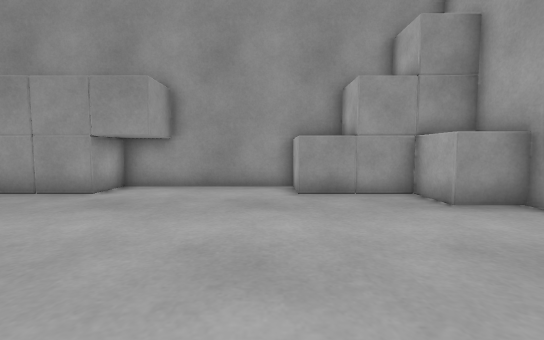
View 1 (above)

12 first-person views from a walk through a Unity game level. The camera is 0.59 m above the floor, tilts 4° down and sees 90° across. The floor is counted in squares, 0.5 m on a side. Each view is taken from the middle of a square. On the plan, view 1 faces up. The plan holds only what a view shows up to about 12 squares ahead; the rest is blank. The player character is not drawn.

View 2
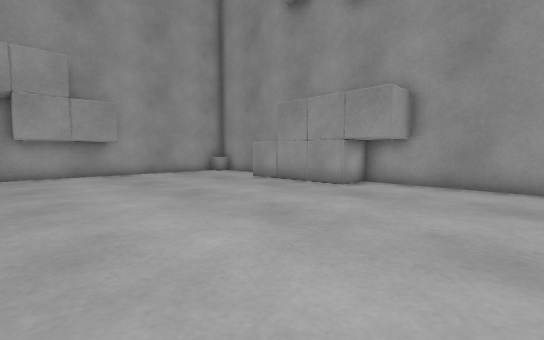

View 3
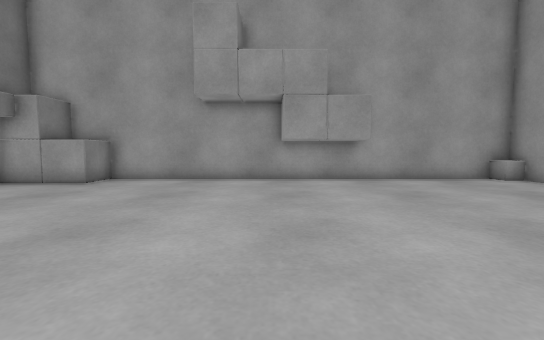

View 4
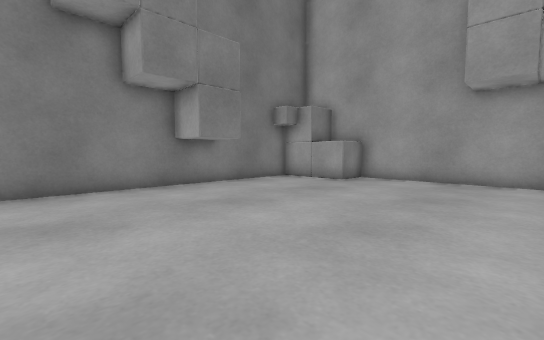

View 5
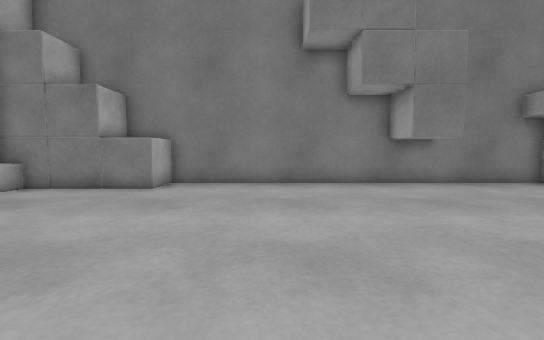

View 6
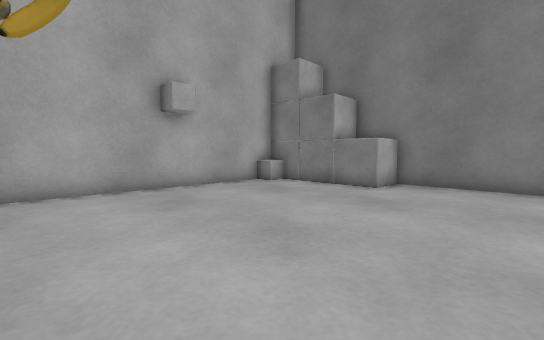

View 7
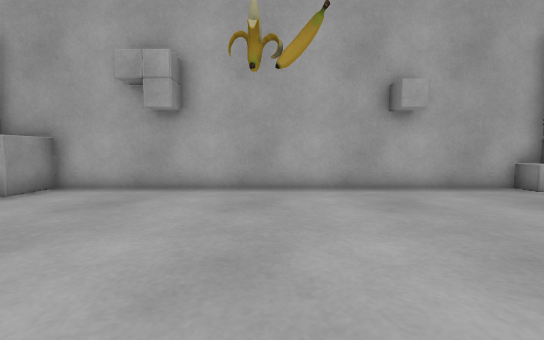

View 8
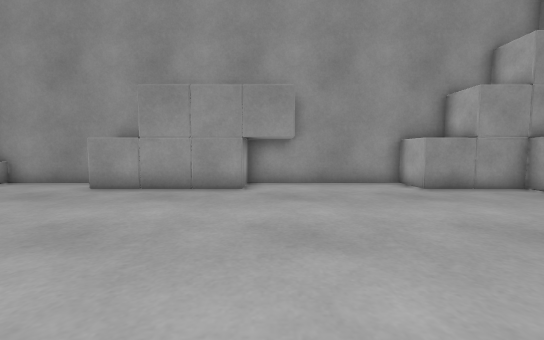

View 9
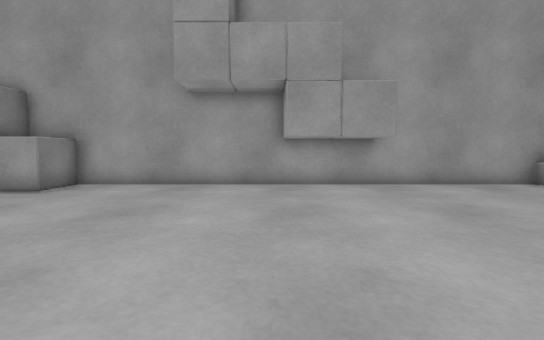

View 10
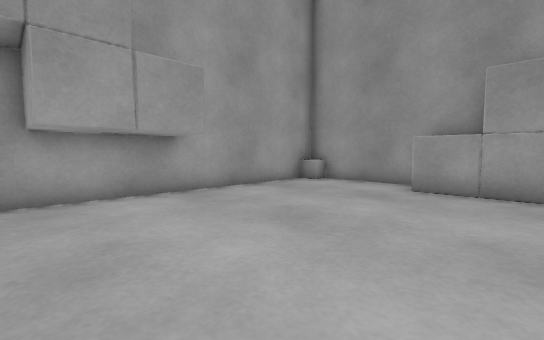

View 11
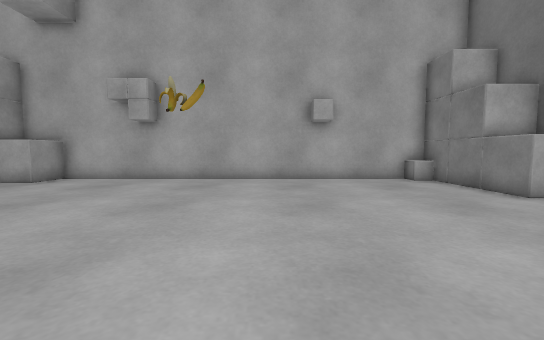

View 12
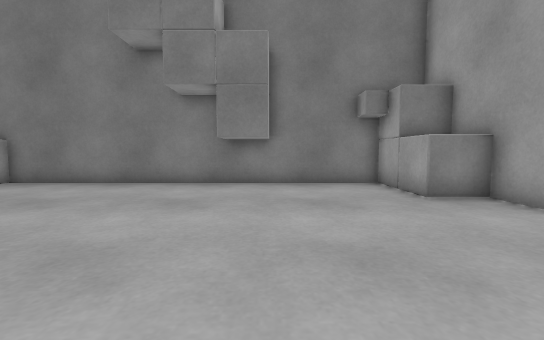

### Floor plan
Points are (right, up) in squares from view 1. A wall is a line through its corners. A room is listed if a view was taken in it or the views show most of it. See-through windows are left out.
Room 1 (views 1, 2, 3, 4, 5, 6, 7, 8, 9, 10, 11, 12)
walls: (-12.9, 2.6) (-12.9, -0.6) (-14.5, -0.6); (-8.9, -9.4) (-7.3, -9.4) (-7.3, -11); (-3.3, 9) (-3.3, 7.4) (-9.7, 7.4); (2.3, 7.4) (2.3, 9) (-4.9, 9); (-8.2, 9) (-14.5, 9) (-14.5, -9.4) (-12.9, -9.4); (0.7, -11.1) (0.7, -9.4) (5.5, -9.4) (5.5, 7.4) (0.7, 7.4) (0.7, 9); (5.6, 5.8) (3.9, 5.8) (3.9, 7.5); (-14.6, -7.8) (-12.9, -7.8) (-12.9, -11) (2.3, -11) (2.3, -9.4)
low walls: (4.7, -9.4) (4.7, -8.6) (5.5, -8.6); (-13.7, 9) (-13.7, 8.2) (-14.5, 8.2)

Where each view was taken, in squares from view 1:
view 1: 0 up, 0 right, facing up
view 2: 1 down, 0 right, facing up-left
view 3: 1 down, 3 left, facing left
view 4: 2 down, 3 left, facing down-left
view 5: 1 down, 3 left, facing down
view 6: 1 down, 3 left, facing down-right
view 7: 1 down, 3 left, facing right
view 8: 1 down, 4 left, facing up
view 9: 1 down, 5 left, facing left
view 10: 1 down, 7 left, facing up-left
view 11: 3 down, 6 left, facing right
view 12: 1 down, 9 left, facing down
